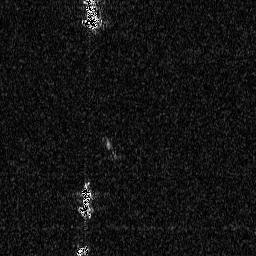
#> input picture data/test/images_test/10010.png, 256 x 256 px
$ python -i evaluate.py   (imports and definitions only)
#> lines starting #> are read from the running program, lines starting #| are printed output that depends on the picture; after the words box and inside, x2 and y2 are one past the last pixel; in counts of white or black regions, pixels touching at a corner belong together
#> further down, picture is the input picture: shape (256, 256, 3); min 0, max 255, mean 19.4

#!/usr/bin/env python3
# -*- coding: utf-8 -*-
"""
Created on Mon Jun 27 14:19:27 2022

@author: joaomoura
"""

import os
import numpy as np
from skimage.measure import label
from skimage.measure import regionprops
import cv2
from scipy import ndimage


def pre_process(image): #fill image and remove small objects

    image = image/255
    image[image<0.5]=0
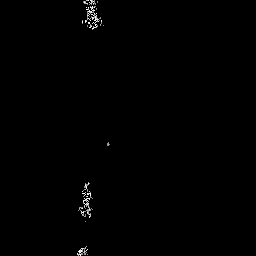
#> image: shape (256, 256, 3) float64; min 0, max 1, mean 0.00429
    image[image>=0.5]=1
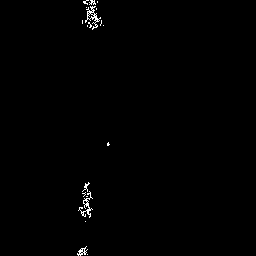
#> image: shape (256, 256, 3) float64; values 0 (black) and 1 (white), 0.56% white in thin lines or dots, all inside (x1, y1, x2, y2) = (77, 0, 110, 256)

    image = ndimage.binary_fill_holes(image)

    labels = label(image)
#> labels: shape (256, 256, 3) int32; 20 distinct labels, from 0 to 19
    props = regionprops(labels)
#> props = 19 regions
    for prop in props:
        if(prop.area < 30):

            L = np.isin(labels,prop.label, invert = True)
            labels = L*labels
#> this loop made 19 passes
#> pass 3, in pre_process, `L = np.isin(labels,prop.label, invert = True)`:
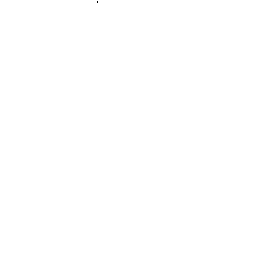
#> L: shape (256, 256, 3) bool; 100% white; black in thin lines or dots, all inside (x1, y1, x2, y2) = (97, 1, 98, 3)
#> after the loop: labels: shape (256, 256, 3) int32; 8 distinct labels, from 0 to 18

    labels[labels > 0] = 1
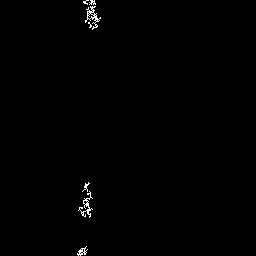
#> labels: shape (256, 256, 3) int32; values 0 (black) and 1 (white), 0.51% white in thin lines or dots, all inside (x1, y1, x2, y2) = (77, 0, 101, 256)
    image = labels
    return image


# [129 lines left out: functions intersection_over_union, measures_at, compute_results, evaluate, not called in this run]


path = 'data/test/images_test'

ff = os.listdir(path)
ff_sorted = sorted(ff)
# [2 lines not run here, left out]
# [1 line that did not run here, left out]
# [1 line that did not run here, left out]

# [1 line not run here, left out]
# [1 line that did not run here, left out]


ground_truth_dir = 'data/test/segmentation_gt_test' #directory with the ground truth segmentation masks
predictions_dir = 'experiments/results/segmentation_results_binary'


model_number = '01'


# [1 line that did not run here, left out]

# [1 line that did not run here, left out]
# [1 line that did not run here, left out]
# [1 line that did not run here, left out]
# [1 line that did not run here, left out]
# [1 line that did not run here, left out]
# [1 line that did not run here, left out]
# [1 line that did not run here, left out]
# [1 line that did not run here, left out]
# [1 line that did not run here, left out]

# [1 line that did not run here, left out]
# [1 line not run here, left out]

>>> import cv2
>>> picture = cv2.imread('../data/test/images_test/10010.png')
>>> result = pre_process(picture)

$ run again, on data/test/images_test/11640.png
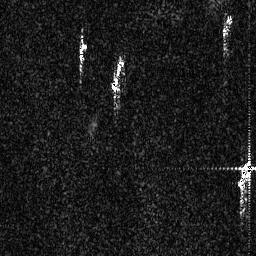
#> input picture data/test/images_test/11640.png, 256 x 256 px
#> picture is the input picture: shape (256, 256, 3); min 0, max 255, mean 28.5
#> in pre_process, `image[image>=0.5]=1`:
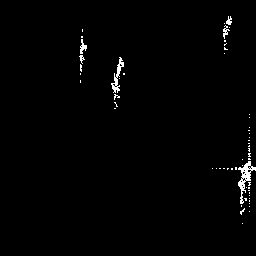
#> image: shape (256, 256, 3) float64; values 0 (black) and 1 (white), 1.1% white in thin lines or dots, all inside (x1, y1, x2, y2) = (79, 16, 256, 224)
#> props = 58 regions
#> the loop in pre_process, `for prop in props:` made 58 passes
#> in pre_process, `labels[labels > 0] = 1`:
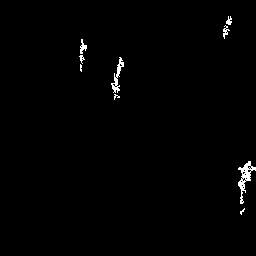
#> labels: shape (256, 256, 3) int32; values 0 (black) and 1 (white), 0.92% white in thin lines or dots, all inside (x1, y1, x2, y2) = (79, 16, 256, 215)
